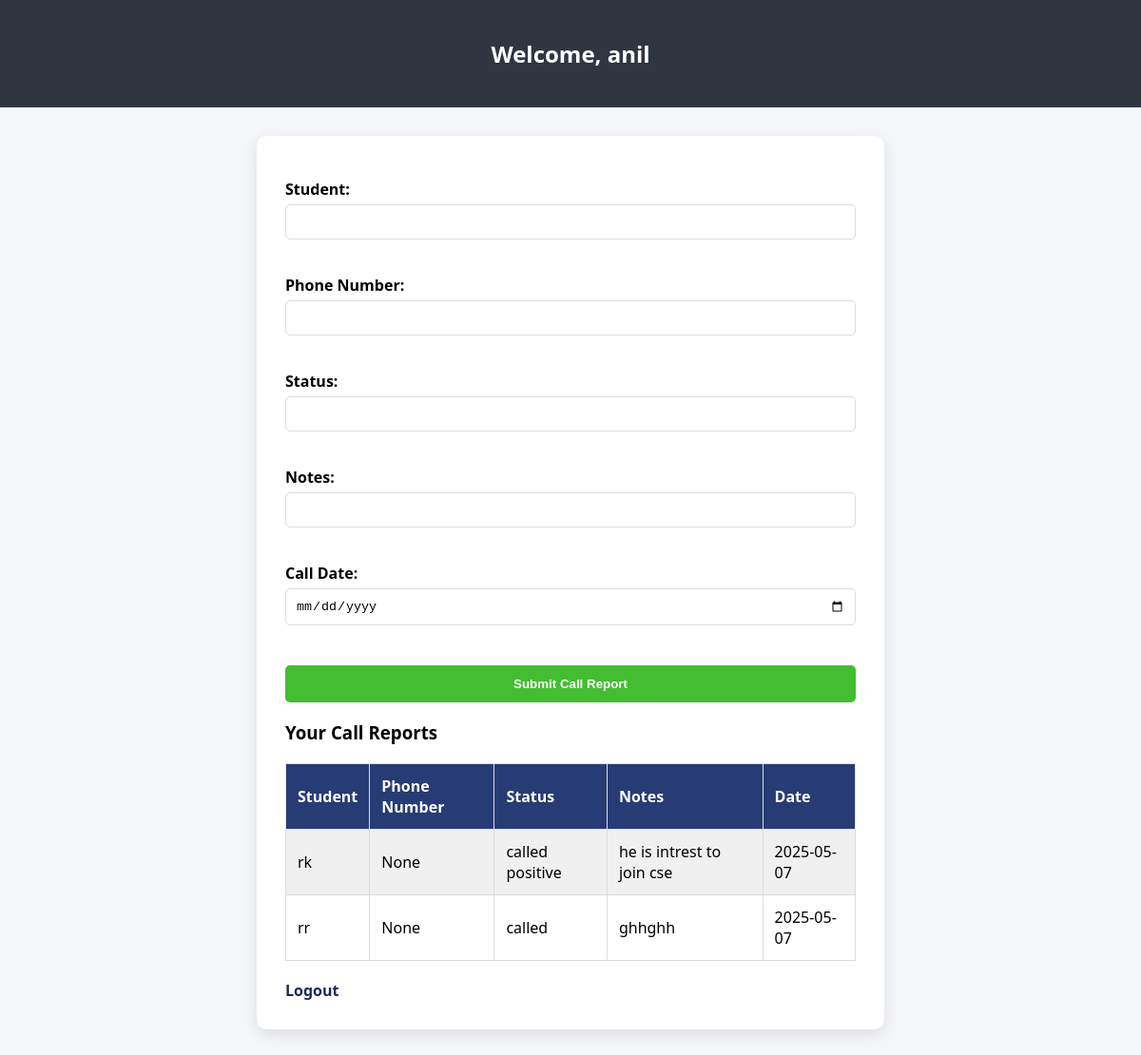
The page /dashboard (signed in) on the database as committed earlier.
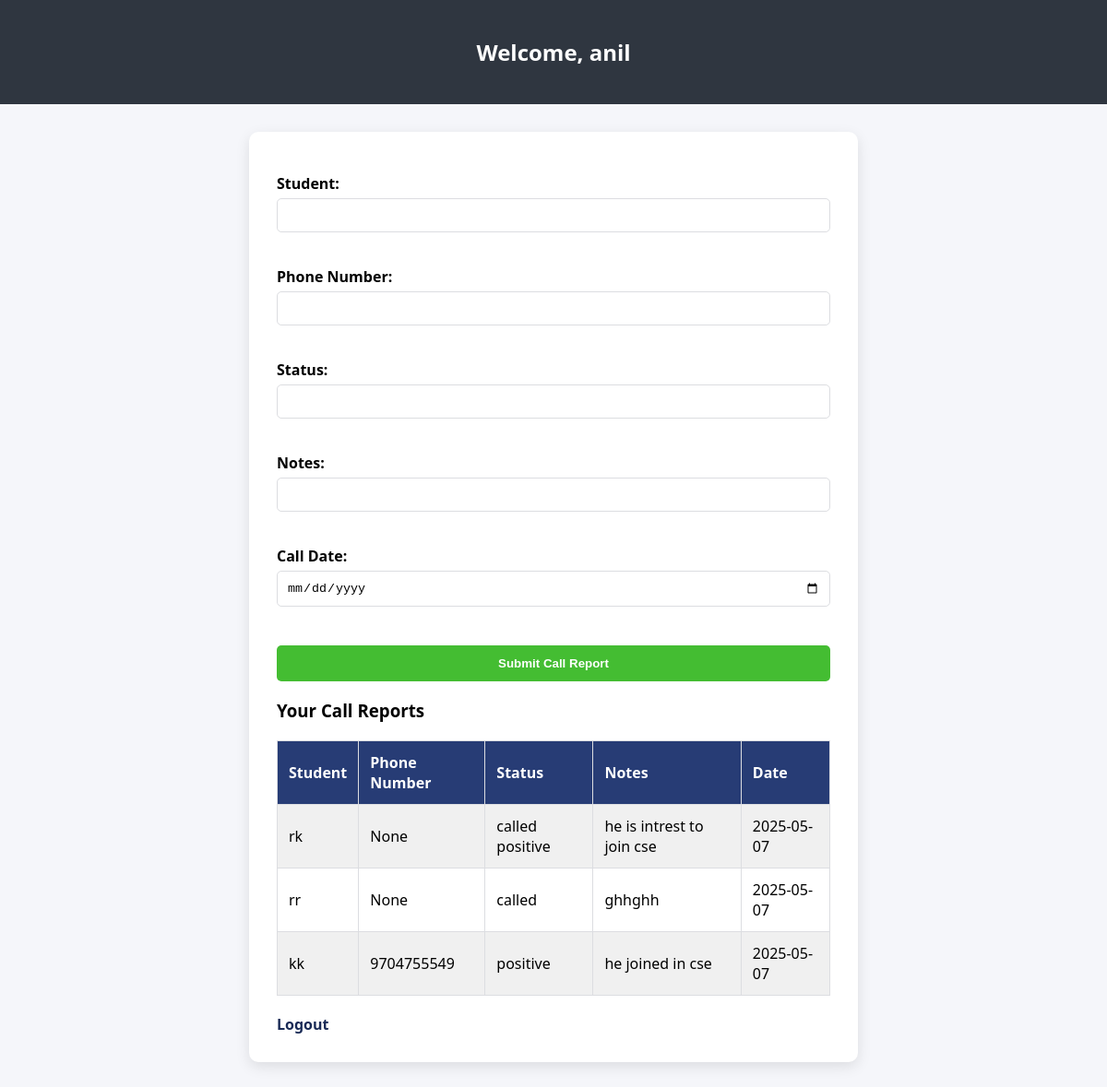
The same page on the database as committed later.
### tables this page shows
CREATE TABLE calls (
            id INTEGER PRIMARY KEY AUTOINCREMENT,
            user_id INTEGER,
            student TEXT,
            status TEXT,
            notes TEXT,
            call_date TEXT, phone_number TEXT,
            FOREIGN KEY (user_id) REFERENCES users(id)
        );

### app.py (the view, shortened to what this page needs)
@app.route('/dashboard', methods=['GET', 'POST'])
def dashboard():
    if 'user_id' not in session or session.get('is_admin') == 1:
        return redirect('/')
    conn = get_db()
    c = conn.cursor()
    c.execute('SELECT student, phone_number, status, notes, call_date FROM calls WHERE user_id=?', (session['user_id'],))
    calls = c.fetchall()
    conn.close()
    return render_template('dashboard.html', username=session['username'], calls=calls)

### app.py (called while the page is built)
def get_db():
    return sqlite3.connect(DATABASE)

### templates/dashboard.html (shortened to what this page needs)
<!DOCTYPE html>
<html>
<head>
    <link rel="stylesheet" href="{{ url_for('static', filename='styles.css') }}">
</head>
<body>
    <header>
        <h2>Welcome, {{ username }}</h2>
    </header>
    <div class="container">
        <form method="POST">
            <label for="student">Student:</label>
            <input type="text" name="student" required><br>
            <label for="phone_number">Phone Number:</label>
            <input type="text" name="phone_number" required><br>
            <label for="status">Status:</label>
            <input type="text" name="status" required><br>
            <label for="notes">Notes:</label>
            <input type="text" name="notes" required><br>
            <label for="call_date">Call Date:</label>
            <input type="date" name="call_date" required><br>
            <input type="submit" value="Submit Call Report">
        </form>
        <h3>Your Call Reports</h3>
        <table>
            <tr><th>Student</th><th>Phone Number</th><th>Status</th><th>Notes</th><th>Date</th></tr>
            {% for row in calls %}
            <tr>
                <td>{{ row[0] }}</td><td>{{ row[1] }}</td><td>{{ row[2] }}</td><td>{{ row[3] }}</td><td>{{ row[4] }}</td>
            </tr>
            {% endfor %}
        </table>
        <a href="/logout">Logout</a>
    </div>
</body>
</html>

Rows that differ between the two databases and show on the page:
added calls: student "kk", phone_number "9704755549", status "positive", notes "he joined in cse", call_date "2025-05-07"
